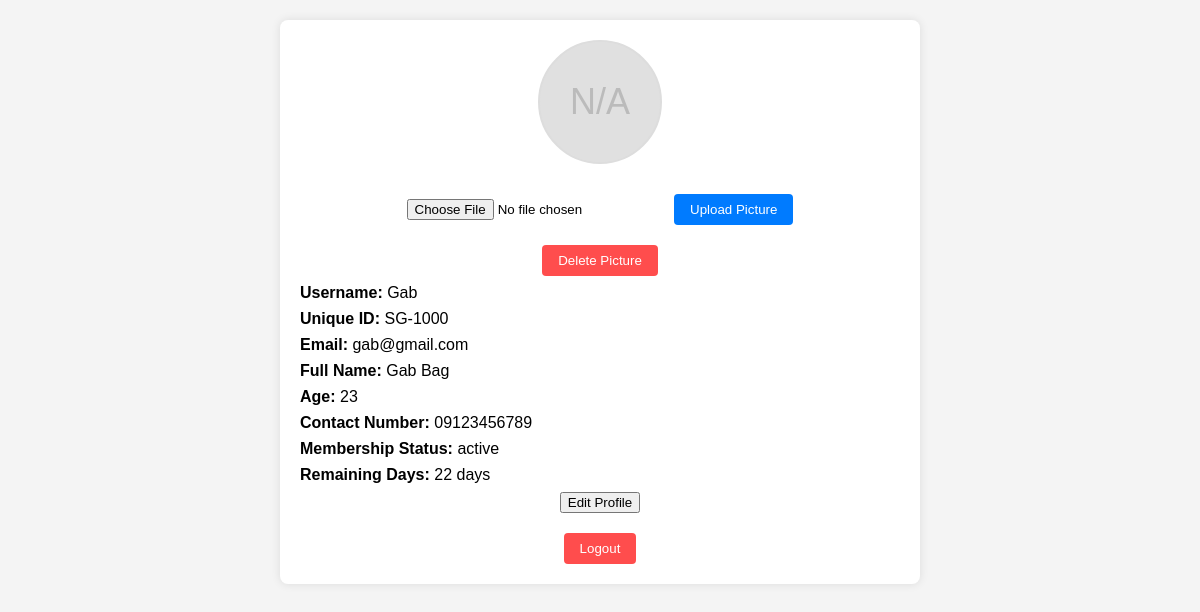
Screenshot of /Login&Registration/profile.php (signed in) with the database file from the repository.
### tables this page shows
CREATE TABLE `users` (
  `id` int(6) UNSIGNED NOT NULL,
  `unique_id` varchar(10) NOT NULL,
  `username` varchar(30) NOT NULL,
  `email` varchar(50) NOT NULL,
  `password` varchar(255) NOT NULL,
  `full_name` varchar(100) NOT NULL,
  `age` int(3) NOT NULL,
  `contact_number` varchar(15) NOT NULL,
  `profile_picture` varchar(255) DEFAULT NULL,
  `reg_date` timestamp NOT NULL DEFAULT current_timestamp() ON UPDATE current_timestamp(),
  `membership_start_date` date DEFAULT NULL,
  `membership_end_date` date DEFAULT NULL,
  `membership_status` enum('active','inactive') DEFAULT 'inactive'
);

### Login&Registration/profile.php (the view, shortened to what this page needs)
<?php
$user = 'root';
$pass = '';
$db = 'gymdb';
$port = 3307;
$db_connection = new mysqli('localhost', $user, $pass, $db, $port);
$user_id = $_SESSION['user_id'];
$stmt = $db_connection->prepare("SELECT username, unique_id, email, full_name, age, contact_number, profile_picture, membership_end_date, membership_status FROM users WHERE id = ?");
$stmt->bind_param("i", $user_id);
$stmt->execute();
$stmt->bind_result($username, $unique_id, $email, $full_name, $age, $contact_number, $profile_picture, $membership_end_date, $membership_status);
$today = new DateTime();
$end_date = new DateTime($membership_end_date);
$interval = $today->diff($end_date);
$remaining_days = $interval->days;
?>
<!DOCTYPE html>
<html>
<head>
</head>
<body>
    <div class="profile-container">
        <div class="profile-picture-container">
            <?php if (!empty($profile_picture) && is_string($profile_picture) && file_exists($profile_picture)): ?>
                <img src="<?php echo htmlspecialchars(basename($profile_picture)); ?>" alt="Profile Picture" class="profile-picture">
            <?php else: ?>
                <div class="default-picture">N/A</div>
            <?php endif; ?>
            <div class="upload-form">
                <form action="profile.php" method="post" enctype="multipart/form-data">
                    <input type="file" name="profile_picture" accept="image/*" required>
                    <input type="submit" value="Upload Picture">
                </form>
            </div>
            <form action="profile.php" method="post">
                <input type="submit" value="Delete Picture" class="delete-button">
            </form>
        </div>
        <div class="profile-details">
            <p><strong>Username:</strong> <?php echo htmlspecialchars($username); ?></p>
            <p><strong>Unique ID:</strong> <?php echo htmlspecialchars($unique_id); ?></p>
            <p><strong>Email:</strong> <?php echo htmlspecialchars($email); ?></p>
            <p><strong>Full Name:</strong> <?php echo htmlspecialchars($full_name); ?></p>
            <p><strong>Age:</strong> <?php echo htmlspecialchars($age); ?></p>
            <p><strong>Contact Number:</strong> <?php echo htmlspecialchars($contact_number); ?></p>
            <p><strong>Membership Status:</strong> <?php echo htmlspecialchars($membership_status); ?></p>
            <p><strong>Remaining Days:</strong> <?php echo $remaining_days; ?> days</p>
        </div>
        <div class="edit-button">
            <input type="button" value="Edit Profile" onclick="toggleEditForm()">
        </div>
        <form action="logout.php" method="post">
            <input type="submit" value="Logout" class="logout-button">
        </form>
    </div>
</body>
</html>

### Login&Registration/profile.php (style rules this page uses)
body { font-family: Arial, sans-serif; background-color: #f4f4f4; margin: 0; padding: 20px; }
.profile-container { max-width: 600px; margin: 0 auto; padding: 20px; background: #fff; border-radius: 8px; box-shadow: 0 0 10px rgba(0, 0, 0, 0.1); display: flex; flex-direction: column; align-items: center; }
.profile-picture-container { display: flex; flex-direction: column; align-items: center; gap: 10px; }
.default-picture { width: 120px; height: 120px; border-radius: 50%; background-color: #e0e0e0; display: flex; align-items: center; justify-content: center; font-size: 36px; color: #bbb; border: 2px solid #ddd; }
.profile-details { width: 100%; text-align: left; }
.profile-details p { margin: 8px 0; font-size: 16px; }
.upload-form, .edit-form { margin-top: 20px; }
.upload-form input[type="file"], .edit-form input[type="text"], .edit-form input[type="number"], .edit-form input[type="email"] { margin-right: 10px; }
.upload-form input[type="submit"], .edit-form input[type="submit"], .edit-form input[type="button"], .delete-button, .logout-button { padding: 8px 16px; border: none; border-radius: 4px; cursor: pointer; }
.upload-form input[type="submit"], .edit-form input[type="submit"] { background-color: #007bff; color: #fff; }
.delete-button { background-color: #ff4d4d; color: #fff; margin-top: 10px; }
.logout-button { background-color: #ff4d4d; color: #fff; margin-top: 20px; }

### rows the page displays
users: username "Gab", unique "SG-1000", email "gab@gmail.com", full_name "Gab Bag", age "23", contact_number "09123456789", membership_status "active", membership_end_date "22"
